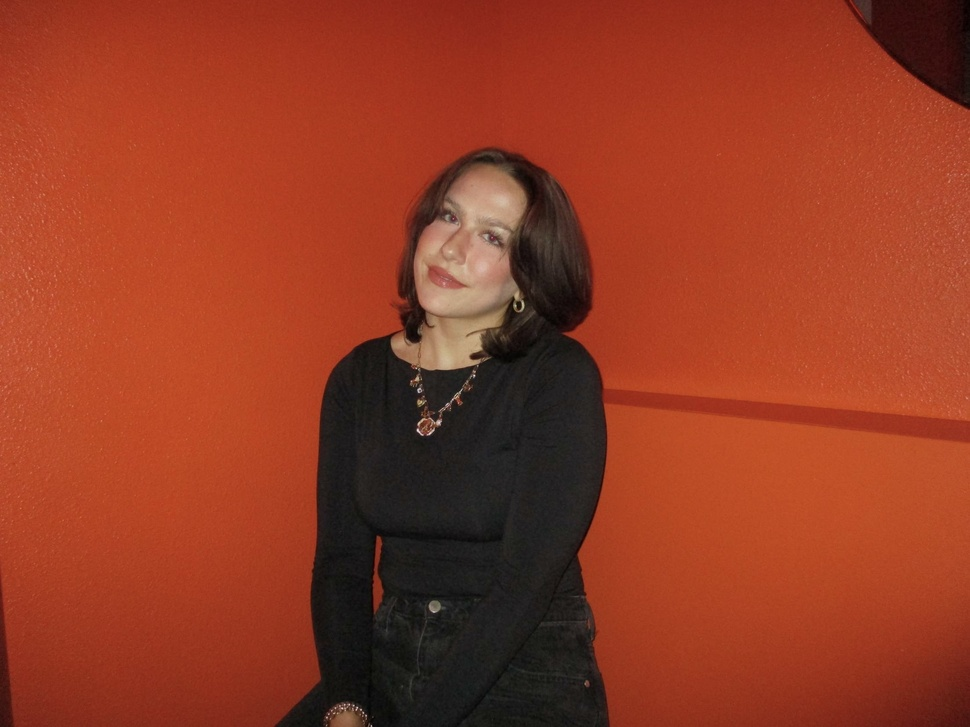
#> input picture images/IMG_0506.JPG, 970 x 727 px, shrunk from 2208 x 1656 before the run; its folder holds only this picture in this run
$ python process_images.py
#> lines starting #> are read from the running program, lines starting #| are printed output that depends on the picture; after the words box and inside, x2 and y2 are one past the last pixel; in counts of white or black regions, pixels touching at a corner belong together
#!/usr/bin/env python3
"""
Batch process images in the `images/` folder to produce outlined versions in `images/outlined/`.
This uses Pillow to detect edges and expand them into a thicker, rounded outline, then
composites the original image on top.

Usage:
    python3 process_images.py

Requirements: Pillow
"""
from PIL import Image, ImageFilter, ImageOps
from pathlib import Path

SRC_DIR = Path(__file__).parent / 'images'
OUT_DIR = SRC_DIR / 'outlined'
OUT_DIR.mkdir(exist_ok=True)

# tweak these as needed
THICKNESS = 3
EDGE_THRESHOLD = 30  # 0-255, lower -> more edges


def process_image(src_path: Path, out_path: Path, thickness: int = THICKNESS, threshold: int = EDGE_THRESHOLD):
#> called with thickness = 3, threshold = 30
    print(f'Processing {src_path.name} -> {out_path.name}')
    img = Image.open(src_path).convert('RGBA')

    # grayscale and edge detection
    gray = img.convert('L')
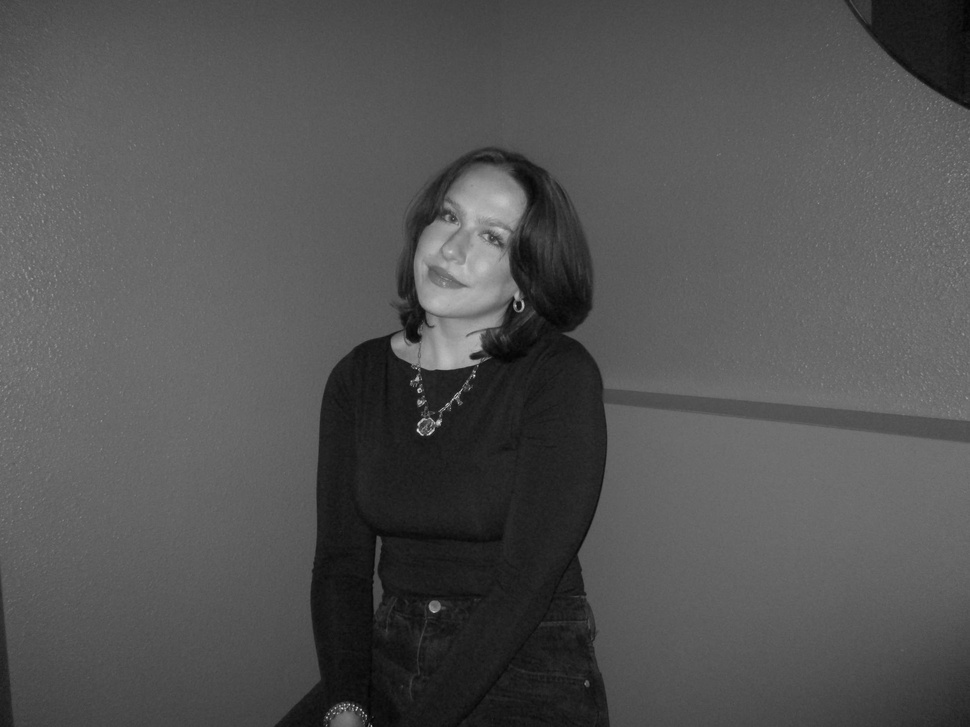
#> gray: PIL image 970x727 L; min 3, max 233, mean 82.7
    edges = gray.filter(ImageFilter.FIND_EDGES)
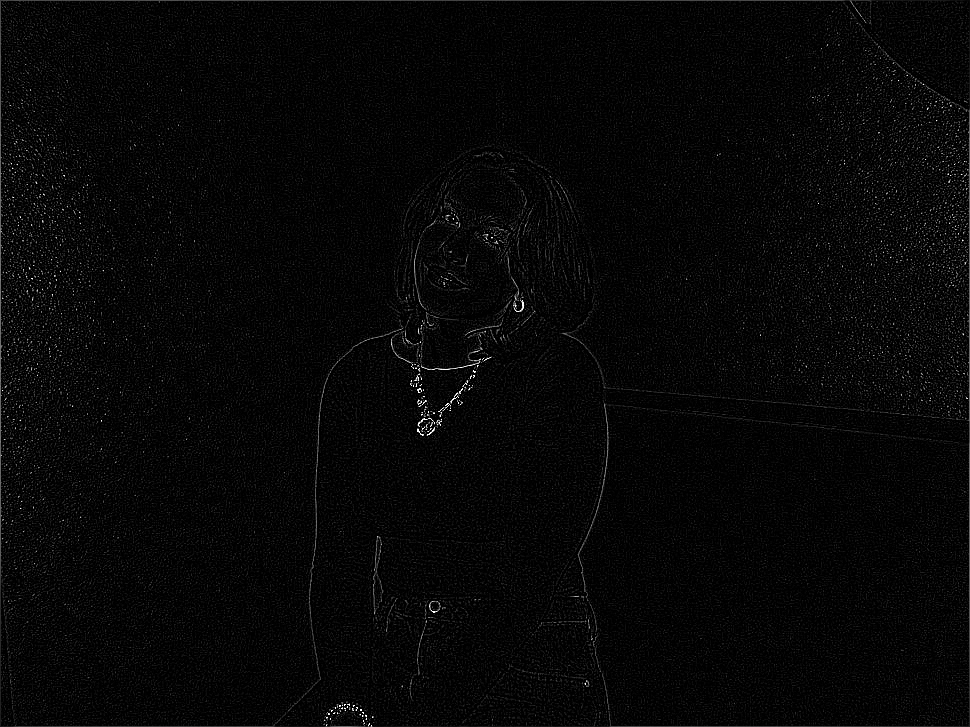
#> edges: PIL image 970x727 L; min 0, max 255, mean 6.8

    # binary threshold
    bw = edges.point(lambda p: 255 if p > threshold else 0)
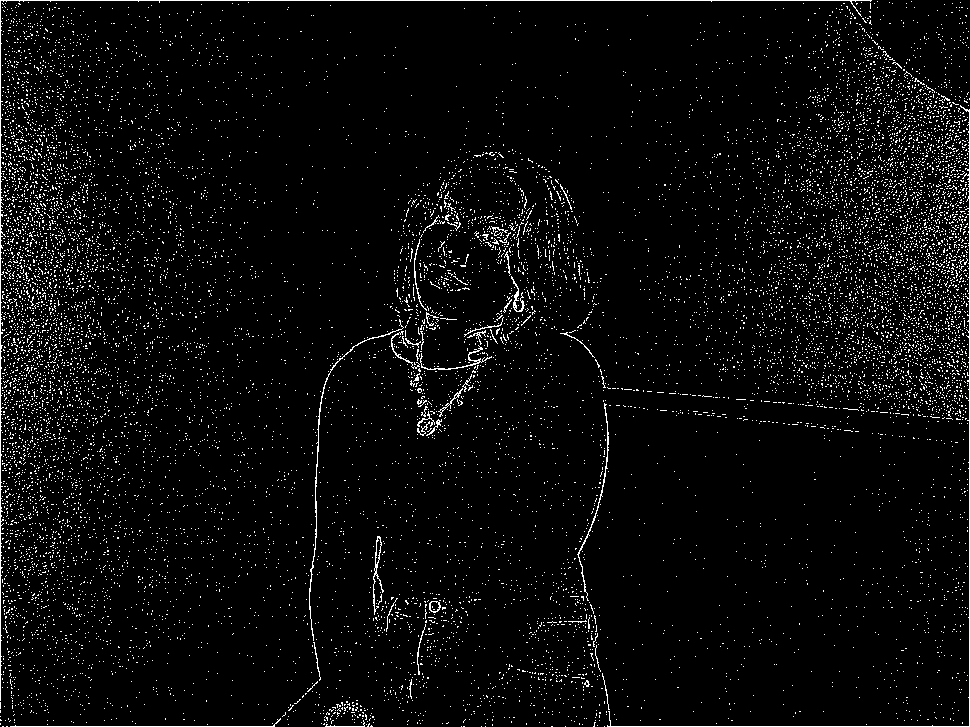
#> bw: PIL image 970x727 L; 4.2% white in thin lines or dots

    # expand/dilate the mask to thicken the outline using MaxFilter
    for _ in range(thickness):
        bw = bw.filter(ImageFilter.MaxFilter(3))
#> this loop made 3 passes
#> pass 1, in process_image, `bw = bw.filter(ImageFilter.MaxFilter(3))`:
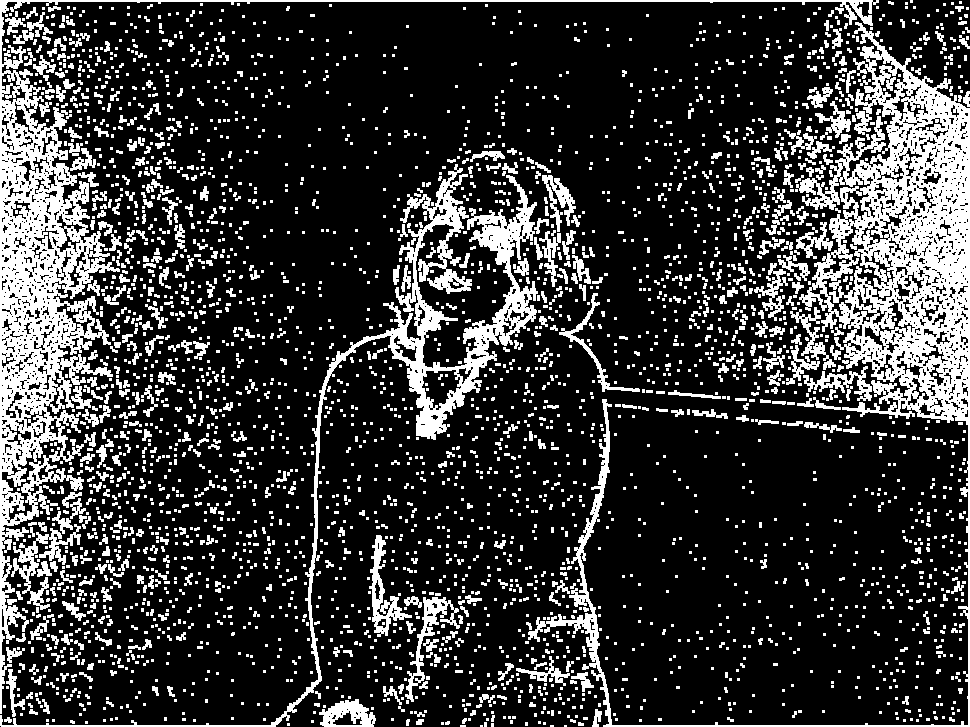
#> bw: PIL image 970x727 L; 21.7% white; 3576 white regions (2881 under 20 px), largest, box (x1, y1, x2, y2) and area: (528, 22, 970, 727) 37153, (0, 0, 879, 714) 28880, (0, 164, 538, 727) 14599
#> pass 3, in process_image, `bw = bw.filter(ImageFilter.MaxFilter(3))`:
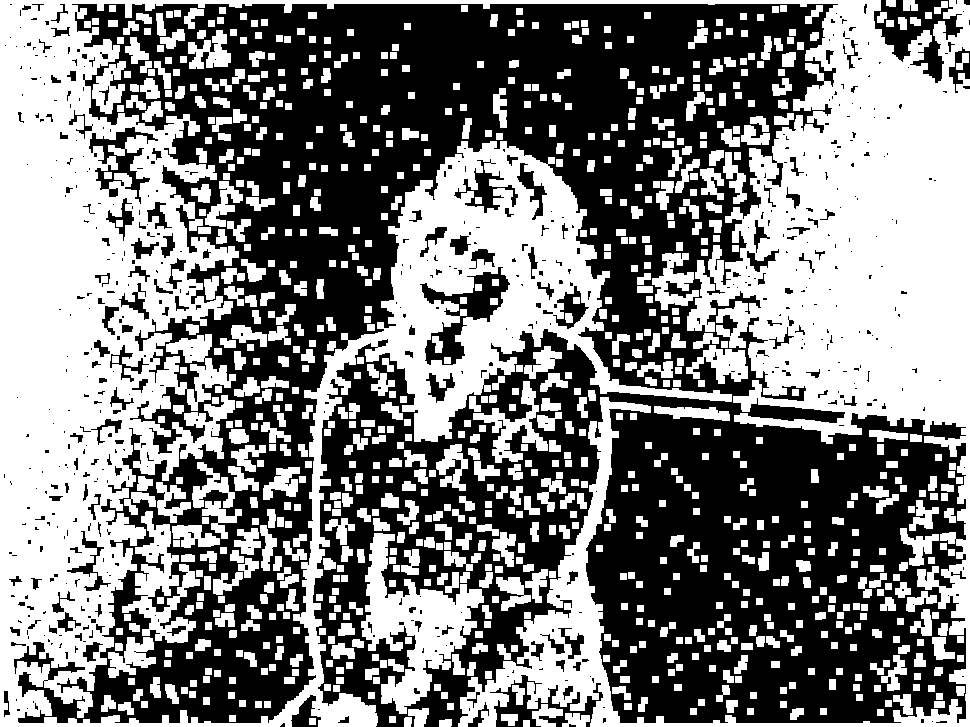
#> bw: PIL image 970x727 L; 50.2% white; 594 black regions (447 under 20 px), largest, box (x1, y1, x2, y2) and area: (14, 4, 966, 727) 325408, (874, 0, 963, 83) 2886, (420, 267, 510, 365) 2827

    # create black RGBA image where mask is present
    black = Image.new('RGBA', img.size, (0, 0, 0, 255))

    # compose black outline using the mask
    outlined = Image.composite(black, Image.new('RGBA', img.size, (0, 0, 0, 0)), bw)
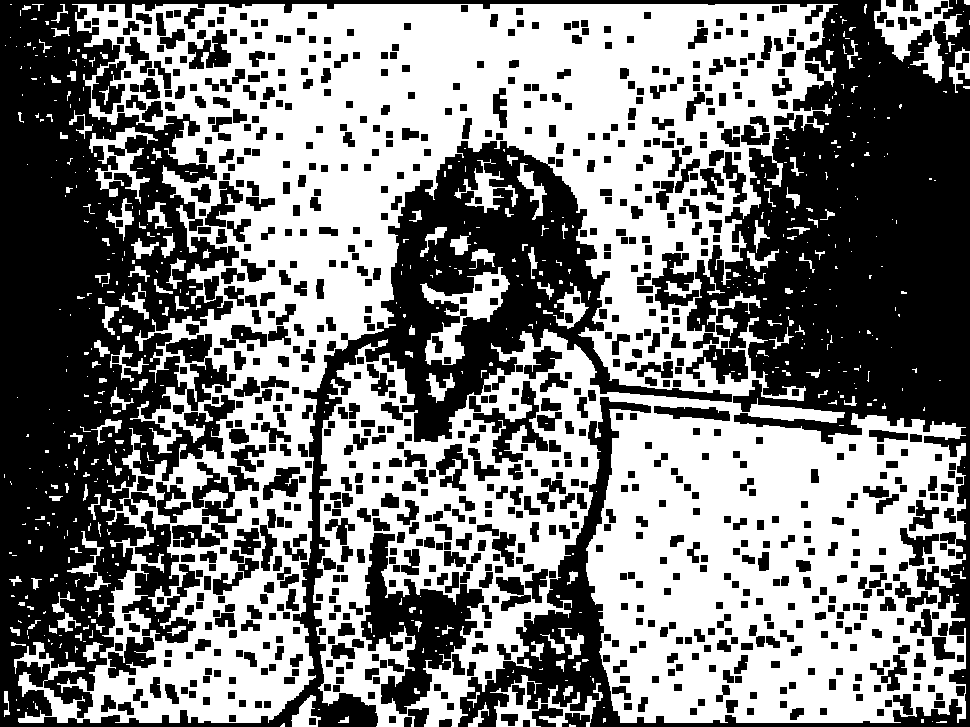
#> outlined: PIL image 970x727 RGBA; mean R, G, B, A 0, 0, 0, 128.1; transparent parts drawn white

    # paste original image on top so interior details remain
    outlined.paste(img, (0, 0), img)

    # save
    outlined.save(out_path)


if __name__ == '__main__':
    files = [p for p in SRC_DIR.iterdir() if p.is_file() and p.suffix.lower() in ('.png', '.jpg', '.jpeg')]
    if not files:
        print('No images found in', SRC_DIR)
    for f in files:
        out = OUT_DIR / f.name
        try:
            process_image(f, out)
        except Exception as e:
            print('Failed for', f, e)
    print('Done.')

$ run again, on images/IMG_2923.jpeg
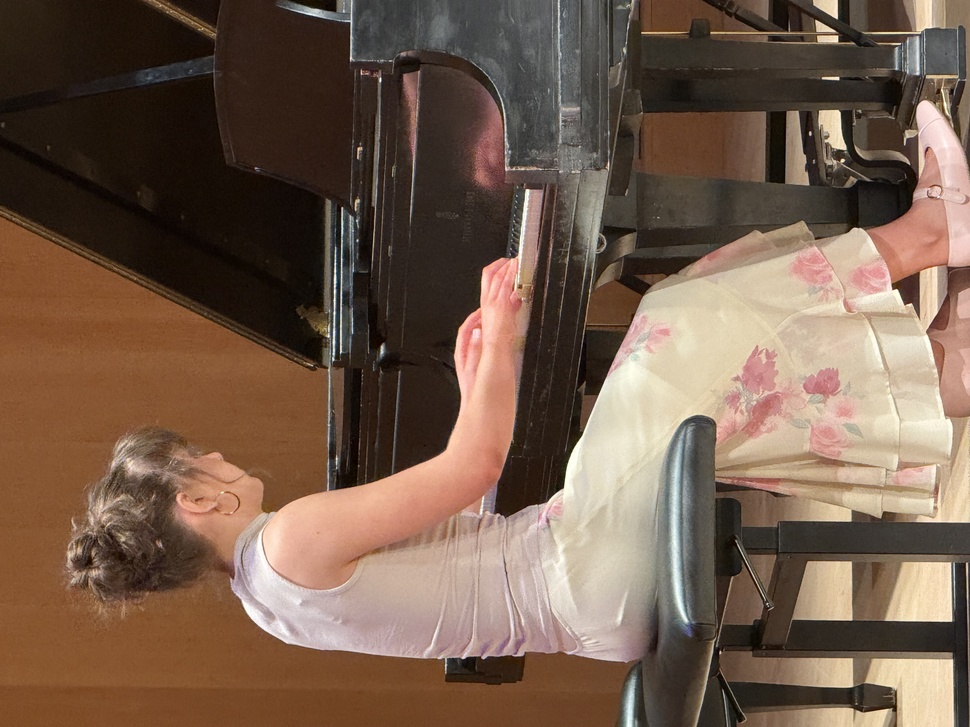
#> input picture images/IMG_2923.jpeg, 970 x 727 px, shrunk from 4032 x 3024 before the run
#> in process_image, `bw = edges.point(lambda p: 255 if p > threshold else 0)`:
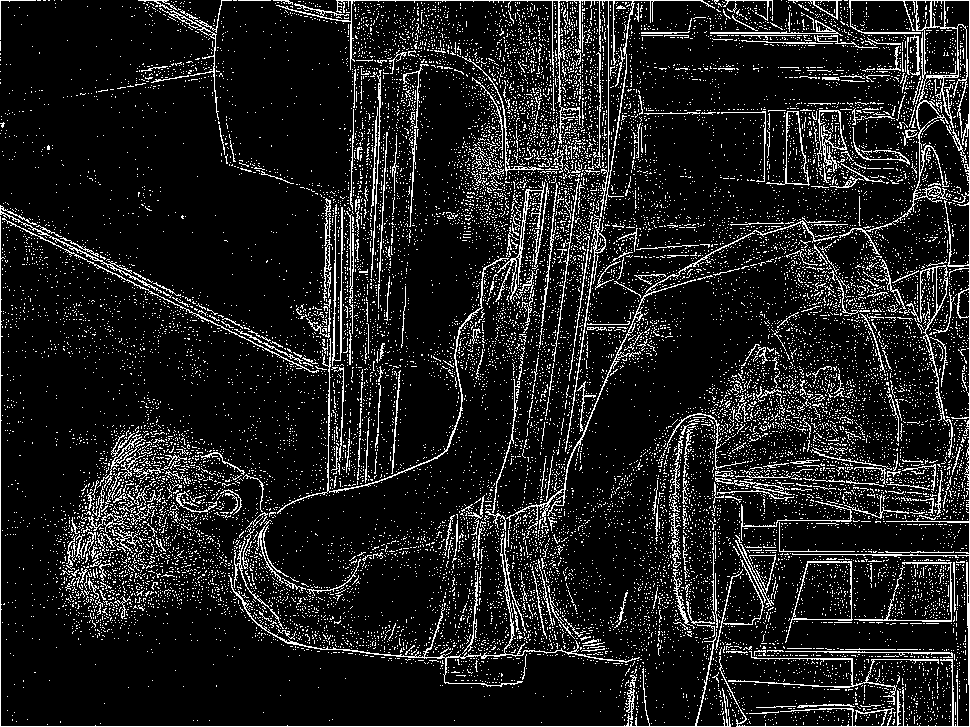
#> bw: PIL image 970x727 L; 12% white in thin lines or dots
#> in process_image, `outlined = Image.composite(black, Image.new('RGBA', img.size, (0, 0, 0..`:
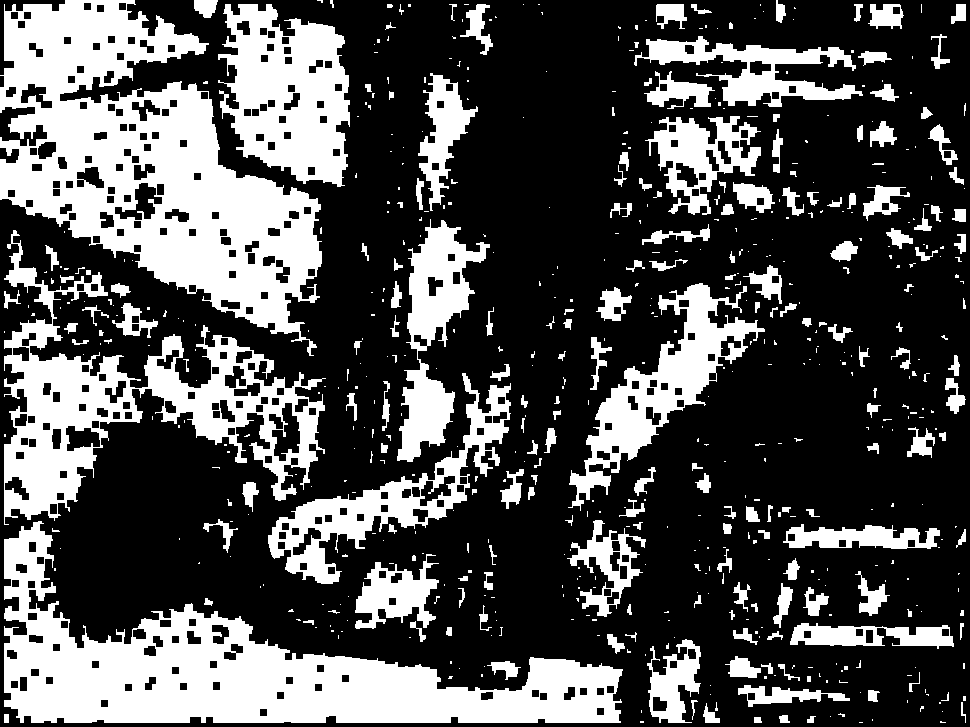
#> outlined: PIL image 970x727 RGBA; mean R, G, B, A 0, 0, 0, 174.7; transparent parts drawn white
